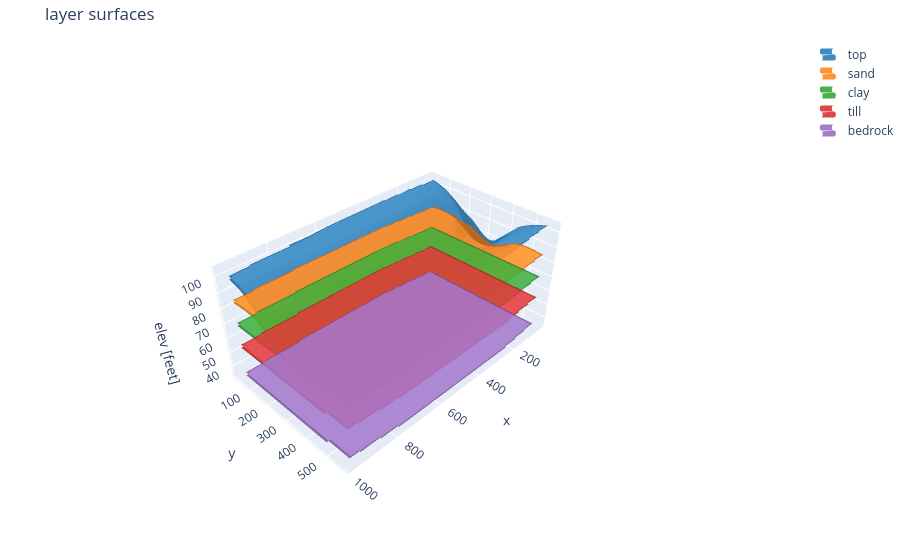

Notebook cell for this chart:
### Markdown cell above
## All the views, in one call

`result.views(...)` renders the **thickness map**, a **cross-section**, the **3D surface** (plotly), and the **3D layered grid** (VTK, colored by layer) together. Pass `x=`/`y=`/`line=` to aim the section across the valley. Each is also available on its own: `cross_section()`, `surface_3d()`, `vtk_3d(layers=...)`.

### Code cell
eroded.views(x=500)   # thickness + cross-section + 3D surface + 3D grid (by layer)

### Figure 1 — Plotly figure (JSON) as saved in the notebook; plotly's stock layout.template omitted (floating-point values rounded to 4 significant figures; data arrays with more than 128 entries replaced by an {"elided": "..."} marker saying what was removed)
{"data": [{"cmax": 104.0, "cmin": 35.0, "colorscale": [[0, "rgb(31,119,180)"], [1, "rgb(31,119,180)"]], "name": "top", "opacity": 0.85, "showlegend": true, "showscale": false, "type": "surface", "x": {"elided": "120x120 float values"}, "y": {"elided": "120x120 float values"}, "z": {"elided": "120x120 float values"}}, {"cmax": 104.0, "cmin": 35.0, "colorscale": [[0, "rgb(255,127,14)"], [1, "rgb(255,127,14)"]], "name": "sand", "opacity": 0.85, "showlegend": true, "showscale": false, "type": "surface", "x": {"elided": "120x120 float values"}, "y": {"elided": "120x120 float values"}, "z": {"elided": "120x120 float values"}}, {"cmax": 104.0, "cmin": 35.0, "colorscale": [[0, "rgb(44,160,44)"], [1, "rgb(44,160,44)"]], "name": "clay", "opacity": 0.85, "showlegend": true, "showscale": false, "type": "surface", "x": {"elided": "120x120 float values"}, "y": {"elided": "120x120 float values"}, "z": {"elided": "120x120 float values"}}, {"cmax": 104.0, "cmin": 35.0, "colorscale": [[0, "rgb(214,39,40)"], [1, "rgb(214,39,40)"]], "name": "till", "opacity": 0.85, "showlegend": true, "showscale": false, "type": "surface", "x": {"elided": "120x120 float values"}, "y": {"elided": "120x120 float values"}, "z": {"elided": "120x120 float values"}}, {"cmax": 104.0, "cmin": 35.0, "colorscale": [[0, "rgb(148,103,189)"], [1, "rgb(148,103,189)"]], "name": "bedrock", "opacity": 0.85, "showlegend": true, "showscale": false, "type": "surface", "x": {"elided": "120x120 float values"}, "y": {"elided": "120x120 float values"}, "z": {"elided": "120x120 float values"}}], "layout": {"autosize": true, "margin": {"b": 0, "l": 0, "r": 0, "t": 40}, "scene": {"aspectmode": "manual", "aspectratio": {"x": 1, "y": 0.6, "z": 0.45}, "zaxis": {"title": {"text": "elev [feet]"}}}, "showlegend": true, "title": {"text": "layer surfaces"}}}
